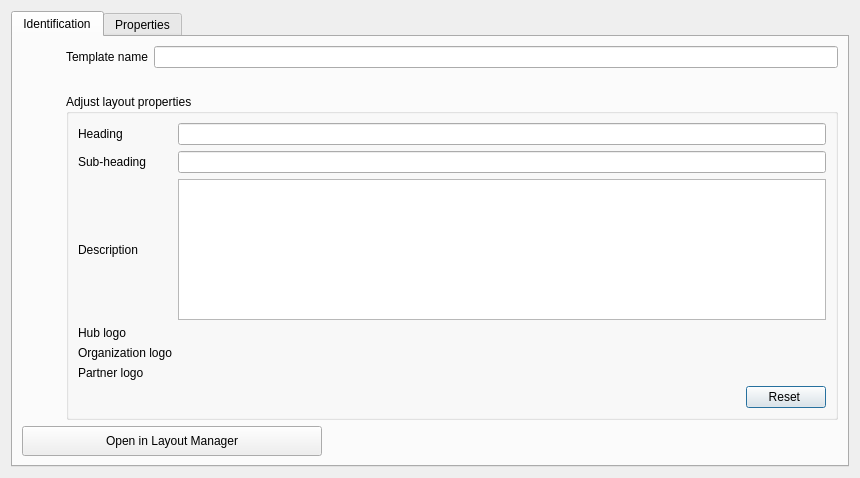
<?xml version="1.0" encoding="UTF-8"?>
<ui version="4.0">
 <class>NewConnectionDialog</class>
 <widget class="QDialog" name="NewConnectionDialog">
  <property name="geometry">
   <rect>
    <x>0</x>
    <y>0</y>
    <width>860</width>
    <height>478</height>
   </rect>
  </property>
  <property name="windowTitle">
   <string>Template Information</string>
  </property>
  <layout class="QVBoxLayout" name="verticalLayout_2">
   <item>
    <widget class="QTabWidget" name="tab_widget">
     <property name="enabled">
      <bool>true</bool>
     </property>
     <property name="tabShape">
      <enum>QTabWidget::Rounded</enum>
     </property>
     <property name="currentIndex">
      <number>0</number>
     </property>
     <widget class="QWidget" name="tabIdentificationDialog">
      <attribute name="title">
       <string>Identification</string>
      </attribute>
      <layout class="QVBoxLayout" name="verticalLayout">
       <item>
        <layout class="QGridLayout" name="gridLayout">
         <item row="0" column="1">
          <layout class="QGridLayout" name="gridLayout_5">
           <item row="0" column="0">
            <widget class="QLabel" name="name_la">
             <property name="toolTip">
              <string>Template name</string>
             </property>
             <property name="text">
              <string>Template name</string>
             </property>
            </widget>
           </item>
           <item row="1" column="1">
            <spacer name="horizontalSpacer_2">
             <property name="orientation">
              <enum>Qt::Horizontal</enum>
             </property>
             <property name="sizeHint" stdset="0">
              <size>
               <width>40</width>
               <height>20</height>
              </size>
             </property>
            </spacer>
           </item>
           <item row="6" column="0" colspan="2">
            <widget class="QGroupBox" name="groupBox">
             <property name="toolTip">
              <string>Contain layout properties that can be modified.</string>
             </property>
             <property name="title">
              <string>Adjust layout properties</string>
             </property>
             <layout class="QGridLayout" name="gridLayout_2">
              <item row="2" column="0">
               <widget class="QLabel" name="description_la">
                <property name="toolTip">
                 <string>When set it changes the layout narrative</string>
                </property>
                <property name="text">
                 <string>Description</string>
                </property>
               </widget>
              </item>
              <item row="3" column="1">
               <widget class="QgsFileWidget" name="logo_path">
                <property name="toolTip">
                 <string>Select the hub logo to use in the template. Logo can be from local or remote location(using http).</string>
                </property>
               </widget>
              </item>
              <item row="5" column="0">
               <widget class="QLabel" name="label_6">
                <property name="text">
                 <string>Partner logo</string>
                </property>
               </widget>
              </item>
              <item row="1" column="0">
               <widget class="QLabel" name="label_4">
                <property name="toolTip">
                 <string>Set the layout sub heading</string>
                </property>
                <property name="text">
                 <string>Sub-heading</string>
                </property>
               </widget>
              </item>
              <item row="6" column="1">
               <layout class="QHBoxLayout" name="horizontalLayout_2">
                <item>
                 <spacer name="horizontalSpacer_3">
                  <property name="orientation">
                   <enum>Qt::Horizontal</enum>
                  </property>
                  <property name="sizeHint" stdset="0">
                   <size>
                    <width>40</width>
                    <height>20</height>
                   </size>
                  </property>
                 </spacer>
                </item>
                <item>
                 <widget class="QPushButton" name="reset_properties_btn">
                  <property name="toolTip">
                   <string>Reset properties values to the original template values.</string>
                  </property>
                  <property name="text">
                   <string>Reset </string>
                  </property>
                 </widget>
                </item>
               </layout>
              </item>
              <item row="4" column="0">
               <widget class="QLabel" name="label_5">
                <property name="text">
                 <string>Organization logo</string>
                </property>
               </widget>
              </item>
              <item row="0" column="1">
               <widget class="QLineEdit" name="template_title">
                <property name="toolTip">
                 <string>Set the layout heading</string>
                </property>
               </widget>
              </item>
              <item row="4" column="1">
               <widget class="QgsFileWidget" name="hot_logo_path"/>
              </item>
              <item row="0" column="0">
               <widget class="QLabel" name="label_2">
                <property name="toolTip">
                 <string>Set the layout heading</string>
                </property>
                <property name="text">
                 <string>Heading</string>
                </property>
               </widget>
              </item>
              <item row="3" column="0">
               <widget class="QLabel" name="label">
                <property name="toolTip">
                 <string>Select the hub logo to use in the template. Logo can be from local or remote location(using http).</string>
                </property>
                <property name="text">
                 <string>Hub logo</string>
                </property>
               </widget>
              </item>
              <item row="5" column="1">
               <widget class="QgsFileWidget" name="partner_logo_path"/>
              </item>
              <item row="1" column="1">
               <widget class="QLineEdit" name="template_subheading">
                <property name="toolTip">
                 <string>Set the layout sub heading</string>
                </property>
               </widget>
              </item>
              <item row="2" column="1">
               <widget class="QTextEdit" name="template_narrative">
                <property name="sizePolicy">
                 <sizepolicy hsizetype="Expanding" vsizetype="Expanding">
                  <horstretch>0</horstretch>
                  <verstretch>0</verstretch>
                 </sizepolicy>
                </property>
                <property name="toolTip">
                 <string>When set it changes the layout narrative</string>
                </property>
                <property name="readOnly">
                 <bool>false</bool>
                </property>
               </widget>
              </item>
             </layout>
            </widget>
           </item>
           <item row="0" column="1">
            <widget class="QLineEdit" name="name_le">
             <property name="toolTip">
              <string>Template name</string>
             </property>
             <property name="readOnly">
              <bool>true</bool>
             </property>
            </widget>
           </item>
          </layout>
         </item>
         <item row="0" column="0">
          <widget class="QWidget" name="widget" native="true">
           <property name="sizePolicy">
            <sizepolicy hsizetype="Preferred" vsizetype="Minimum">
             <horstretch>0</horstretch>
             <verstretch>0</verstretch>
            </sizepolicy>
           </property>
           <layout class="QVBoxLayout" name="verticalLayout_4">
            <item>
             <widget class="QLabel" name="image_la">
              <property name="sizePolicy">
               <sizepolicy hsizetype="Preferred" vsizetype="Minimum">
                <horstretch>0</horstretch>
                <verstretch>0</verstretch>
               </sizepolicy>
              </property>
              <property name="toolTip">
               <string>Shows the structure and arrangement of the template.</string>
              </property>
              <property name="text">
               <string/>
              </property>
             </widget>
            </item>
            <item>
             <spacer name="verticalSpacer">
              <property name="orientation">
               <enum>Qt::Vertical</enum>
              </property>
              <property name="sizeHint" stdset="0">
               <size>
                <width>20</width>
                <height>40</height>
               </size>
              </property>
             </spacer>
            </item>
           </layout>
          </widget>
         </item>
        </layout>
       </item>
       <item>
        <layout class="QHBoxLayout" name="horizontalLayout">
         <item>
          <widget class="QPushButton" name="open_layout_btn">
           <property name="sizePolicy">
            <sizepolicy hsizetype="Maximum" vsizetype="Fixed">
             <horstretch>0</horstretch>
             <verstretch>0</verstretch>
            </sizepolicy>
           </property>
           <property name="minimumSize">
            <size>
             <width>300</width>
             <height>30</height>
            </size>
           </property>
           <property name="toolTip">
            <string>&lt;html&gt;&lt;head/&gt;&lt;body&gt;&lt;p&gt;Open the template inside the QGIS layout manager, removes any existing layout with similar name.&lt;/p&gt;&lt;/body&gt;&lt;/html&gt;</string>
           </property>
           <property name="text">
            <string>Open in Layout Manager</string>
           </property>
          </widget>
         </item>
         <item>
          <spacer name="horizontalSpacer">
           <property name="orientation">
            <enum>Qt::Horizontal</enum>
           </property>
           <property name="sizeHint" stdset="0">
            <size>
             <width>40</width>
             <height>20</height>
            </size>
           </property>
          </spacer>
         </item>
        </layout>
       </item>
      </layout>
     </widget>
     <widget class="QWidget" name="tabKeywordsDialog">
      <attribute name="title">
       <string>Properties</string>
      </attribute>
      <layout class="QVBoxLayout" name="verticalLayout_3">
       <item>
        <widget class="QLabel" name="label_3">
         <property name="text">
          <string>Template spatial and  temporal extent</string>
         </property>
        </widget>
       </item>
       <item>
        <widget class="QgsExtentGroupBox" name="spatialExtentSelector">
         <property name="title">
          <string>Spatial extent</string>
         </property>
        </widget>
       </item>
       <item>
        <widget class="QgsCollapsibleGroupBox" name="mGroupBox">
         <property name="title">
          <string>Temporal extent</string>
         </property>
         <property name="collapsed">
          <bool>false</bool>
         </property>
         <layout class="QVBoxLayout" name="verticalLayout_12">
          <item>
           <layout class="QHBoxLayout" name="horizontalLayout_19">
            <item>
             <widget class="QLabel" name="label_38">
              <property name="text">
               <string>From</string>
              </property>
             </widget>
            </item>
            <item>
             <widget class="QgsDateTimeEdit" name="from_date_3">
              <property name="allowNull">
               <bool>true</bool>
              </property>
             </widget>
            </item>
           </layout>
          </item>
          <item>
           <layout class="QHBoxLayout" name="horizontalLayout_20">
            <item>
             <widget class="QLabel" name="label_39">
              <property name="text">
               <string>To</string>
              </property>
             </widget>
            </item>
            <item>
             <widget class="QgsDateTimeEdit" name="to_date_3"/>
            </item>
           </layout>
          </item>
         </layout>
        </widget>
       </item>
       <item>
        <widget class="QLabel" name="template_type_la">
         <property name="toolTip">
          <string>Template type, can be landscape or potrait.</string>
         </property>
         <property name="text">
          <string>Template type</string>
         </property>
        </widget>
       </item>
       <item>
        <widget class="QLineEdit" name="template_type_le">
         <property name="sizePolicy">
          <sizepolicy hsizetype="Expanding" vsizetype="Fixed">
           <horstretch>0</horstretch>
           <verstretch>0</verstretch>
          </sizepolicy>
         </property>
         <property name="toolTip">
          <string>Template type, can be landscape or potrait.</string>
         </property>
         <property name="readOnly">
          <bool>true</bool>
         </property>
        </widget>
       </item>
       <item>
        <widget class="QLabel" name="extension_la">
         <property name="toolTip">
          <string>Template format extension</string>
         </property>
         <property name="text">
          <string>Template extension</string>
         </property>
        </widget>
       </item>
       <item>
        <widget class="QLineEdit" name="extension_le">
         <property name="toolTip">
          <string>Template format extension</string>
         </property>
         <property name="readOnly">
          <bool>true</bool>
         </property>
        </widget>
       </item>
       <item>
        <spacer name="verticalSpacer_2">
         <property name="orientation">
          <enum>Qt::Vertical</enum>
         </property>
         <property name="sizeHint" stdset="0">
          <size>
           <width>20</width>
           <height>40</height>
          </size>
         </property>
        </spacer>
       </item>
      </layout>
     </widget>
    </widget>
   </item>
  </layout>
 </widget>
 <customwidgets>
  <customwidget>
   <class>QgsCollapsibleGroupBox</class>
   <extends>QGroupBox</extends>
   <header>qgscollapsiblegroupbox.h</header>
   <container>1</container>
  </customwidget>
  <customwidget>
   <class>QgsDateTimeEdit</class>
   <extends>QDateTimeEdit</extends>
   <header>qgsdatetimeedit.h</header>
  </customwidget>
  <customwidget>
   <class>QgsExtentGroupBox</class>
   <extends>QgsCollapsibleGroupBox</extends>
   <header>qgsextentgroupbox.h</header>
   <container>1</container>
  </customwidget>
  <customwidget>
   <class>QgsFileWidget</class>
   <extends>QWidget</extends>
   <header>qgsfilewidget.h</header>
  </customwidget>
 </customwidgets>
 <resources/>
 <connections/>
</ui>
